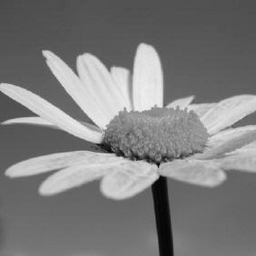
%> input picture TSI/TP1/flower.png, 256 x 256 px
$ octave Ex1.m   (GNU Octave 9; MATLAB toolbox functions it lacks are replaced by stand-ins)
%> lines starting %> are read from the running program, lines starting %| are printed output that depends on the picture
clear all;close all;

%%
%----------------------------------Image originale------------------------

%On prepare l'image sous forme de matrice pouvant être affichee
A=imread('flower.png');
%> A is the input picture: size 256x256 uint8; min 0, max 239, mean 125.1
I=im2double(A);
[h,w]=size(I); %On recupert les dimensions de la matrice de l'image
%> h = 256; w = 256

lissage=[1,2,1]; %Vecteur de lissage
gradient=[-1,0,1]; %Vecteur du gradient

sob_x=lissage'*gradient; %Matrice de Sobel horizontale
sob_y=gradient'*lissage; %Matrice de Sobel verticale

Gh=imfilter(I,sob_x); %Approximation du gradient horizontal
Gv=imfilter(I,sob_y); %Approximation du gradient vertical
G=sqrt(Gv.^2+Gh.^2);  %Approximation du gradient

% [13 lines of commented-out code are left out]

%%
%----------------------------------Image bruitée---------------------------

M=0; %Moyenne du bruit gaussien
V=0.01; %Variance du bruit gaussien


I_b=imnoise(I,'gaussian',M,V);

Gh_b=imfilter(I_b,sob_x); %Approximation du gradient horizontal
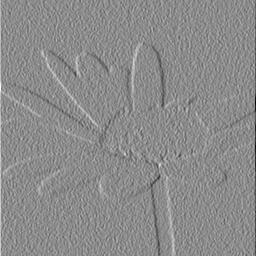
%> Gh_b: size 256x256 double; min -3.92, max 3.23, mean 0.00158; drawn with min black and max white
Gv_b=imfilter(I_b,sob_y); %Approximation du gradient vertical
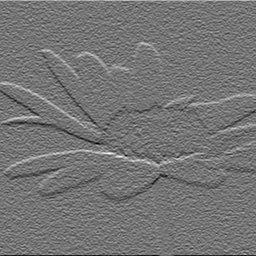
%> Gv_b: size 256x256 double; min -2.67, max 3.15, mean 0.00248; drawn with min black and max white
G_b=sqrt(Gv_b.^2+Gh_b.^2);  %Approximation du gradient
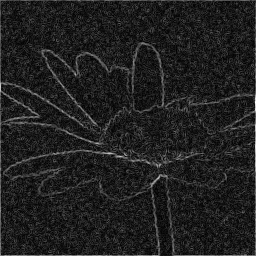
%> G_b: size 256x256 double; min 0, max 4, mean 0.508; drawn with min black and max white

% [13 lines of commented-out code are left out]

%%
%---------------------------Gradient normalisé bruit-----------------------

d=2; %distance des points p1 et p2 par rapport à p
eps=0.5; %condition à partir de laquelle p est un point du contour
min=1; % Valeur minimale des coordonnées de p1 et p2
max=255; % Valeur maximale des coordonnées de p1 et p2

Gv_b_n=Gv_b./G_b; %On normalise le gradient vertical
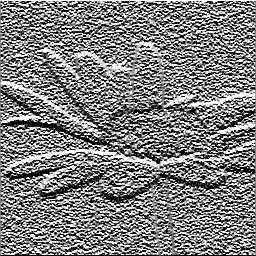
%> Gv_b_n: size 256x256 double; 0% of the values are NaN or infinite; the others: min -1, max 1, mean 0.00293; drawn with min black, max white, NaN and infinite black
Gh_b_n=Gh_b./G_b; %On normalise le gradient horizontal
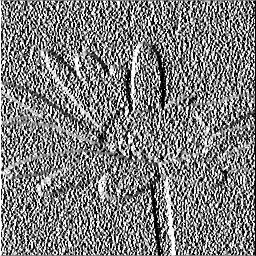
%> Gh_b_n: size 256x256 double; 0% of the values are NaN or infinite; the others: min -1, max 1, mean 0.00427; drawn with min black, max white, NaN and infinite black

M_p1_x=zeros(h,w); % Initialisation des matrices qui vont accueillir
M_p2_x=zeros(h,w); % les coordonnées des points p1 et p2
M_p1_y=zeros(h,w);
M_p2_y=zeros(h,w);


[X,Y]=meshgrid(1:w,1:h); %X est la matrice des coordonnées horizontale de chaque point
                         %Y est la matrice des coordonnées verticale de chaque point

M_p1_x=ceil(X+d*Gh_b_n); %On détermine les coordonnées de p1 et p2 à partir
M_p2_x=ceil(X-d*Gh_b_n); %des coordonnées de p puis on va dans la direction
M_p1_y=ceil(Y+d*Gv_b_n); %du gradient à la distance chosie, dans un sens
M_p2_y=ceil(Y-d*Gv_b_n); %puis dans l'autre

M_p1_x(M_p1_x<min)=min; %On décide que si la distance est trop grand et que
M_p1_y(M_p1_y<min)=min; %l'on sort de l'image, alors on prend la coordonnée
M_p2_x(M_p2_x<min)=min; %minimale (1) et maximale (255) de l'image.
%> M_p2_x: size 256x256 double; 0% of the values are NaN or infinite; the others: min 1, max 258, mean 129
M_p2_y(M_p2_y<min)=min;
%> M_p2_y: size 256x256 double; 0% of the values are NaN or infinite; the others: min 1, max 258, mean 129; mean of the top-left, top-right, bottom-left and bottom-right quarters 64.97, 64.96, 193, NaN
M_p1_x(M_p1_x>max)=max;
%> M_p1_x: size 256x256 double; 0% of the values are NaN or infinite; the others: min 1, max 255, mean 129
M_p1_y(M_p1_y>max)=max;
%> M_p1_y: size 256x256 double; 0% of the values are NaN or infinite; the others: min 1, max 255, mean 129; mean of the top-left, top-right, bottom-left and bottom-right quarters 65.04, 65.04, 193, NaN
M_p2_x(M_p2_x>max)=max;
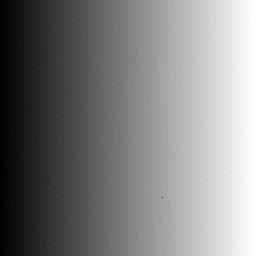
%> M_p2_x: size 256x256 double; 0% of the values are NaN or infinite; the others: min 1, max 255, mean 129; mean of the top-left, top-right, bottom-left and bottom-right quarters 64.97, 193, 64.98, NaN; drawn with min black, max white, NaN and infinite black
M_p2_y(M_p2_y>max)=max;
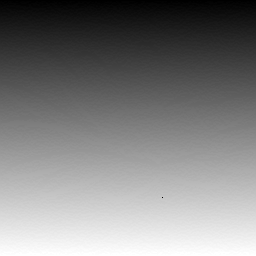
%> M_p2_y: size 256x256 double; 0% of the values are NaN or infinite; the others: min 1, max 255, mean 129; mean of the top-left, top-right, bottom-left and bottom-right quarters 64.97, 64.96, 193, NaN; drawn with min black, max white, NaN and infinite black


C=zeros(h,w); %Initialisation du tableau des contours

% On parcourt tous les points de l'image et s'ils répondent aux conditions
% G(p)-G(p1)<eps et G(p)-G(p2)<eps, alors ils prennent la valeur de leur
% gradient, sinon on les rend blanc.
for i=1:h
    for j=1:w
%> (the run ends here)
